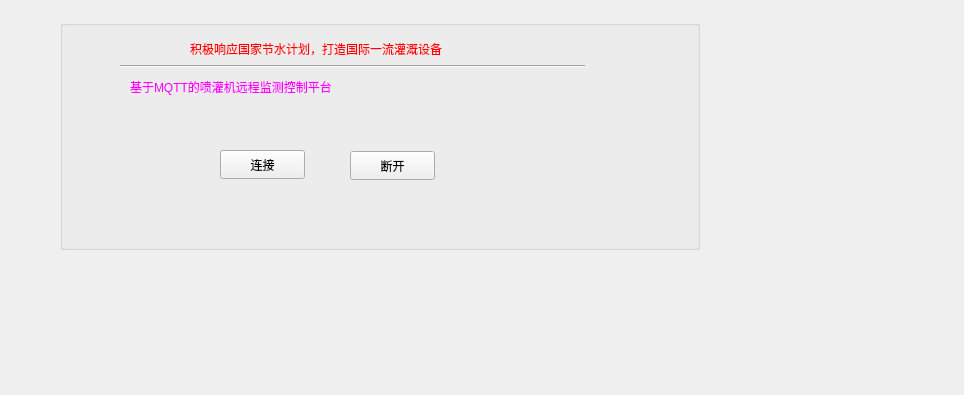
<?xml version="1.0" encoding="UTF-8"?>
<ui version="4.0">
 <class>ConnForm</class>
 <widget class="QWidget" name="ConnForm">
  <property name="geometry">
   <rect>
    <x>0</x>
    <y>0</y>
    <width>964</width>
    <height>395</height>
   </rect>
  </property>
  <property name="maximumSize">
   <size>
    <width>16777215</width>
    <height>16777215</height>
   </size>
  </property>
  <property name="windowTitle">
   <string>Form</string>
  </property>
  <property name="styleSheet">
   <string notr="true"/>
  </property>
  <widget class="QGroupBox" name="groupBox">
   <property name="geometry">
    <rect>
     <x>60</x>
     <y>20</y>
     <width>640</width>
     <height>230</height>
    </rect>
   </property>
   <property name="styleSheet">
    <string notr="true">#groupBox{

background-image: url(:/new/prefix/groupbox3.jpg);
}</string>
   </property>
   <property name="title">
    <string/>
   </property>
   <widget class="Line" name="line">
    <property name="geometry">
     <rect>
      <x>60</x>
      <y>38</y>
      <width>465</width>
      <height>16</height>
     </rect>
    </property>
    <property name="orientation">
     <enum>Qt::Horizontal</enum>
    </property>
   </widget>
   <widget class="QLabel" name="label">
    <property name="geometry">
     <rect>
      <x>70</x>
      <y>50</y>
      <width>451</width>
      <height>33</height>
     </rect>
    </property>
    <property name="styleSheet">
     <string notr="true">color: rgb(255, 0, 255);
font: 20pt &quot;楷体&quot;;</string>
    </property>
    <property name="text">
     <string>基于MQTT的喷灌机远程监测控制平台</string>
    </property>
   </widget>
   <widget class="QLabel" name="label_2">
    <property name="geometry">
     <rect>
      <x>130</x>
      <y>20</y>
      <width>341</width>
      <height>17</height>
     </rect>
    </property>
    <property name="styleSheet">
     <string notr="true">color: rgb(255, 0, 3);
font: 75 11pt &quot;楷体&quot;;</string>
    </property>
    <property name="text">
     <string>积极响应国家节水计划，打造国际一流灌溉设备</string>
    </property>
   </widget>
   <widget class="QLabel" name="label_4">
    <property name="geometry">
     <rect>
      <x>30</x>
      <y>50</y>
      <width>41</width>
      <height>30</height>
     </rect>
    </property>
    <property name="styleSheet">
     <string notr="true">image: url(:/new/prefix1/7.jpg);</string>
    </property>
    <property name="text">
     <string/>
    </property>
   </widget>
   <widget class="QLabel" name="label_3">
    <property name="geometry">
     <rect>
      <x>400</x>
      <y>100</y>
      <width>141</width>
      <height>111</height>
     </rect>
    </property>
    <property name="styleSheet">
     <string notr="true">image: url(:/new/prefix/8.jpg);</string>
    </property>
    <property name="text">
     <string/>
    </property>
   </widget>
   <widget class="QLabel" name="label_5">
    <property name="geometry">
     <rect>
      <x>0</x>
      <y>45</y>
      <width>71</width>
      <height>41</height>
     </rect>
    </property>
    <property name="styleSheet">
     <string notr="true">image: url(:/new/prefi/7.jpg);</string>
    </property>
    <property name="text">
     <string/>
    </property>
   </widget>
   <widget class="QPushButton" name="connButton">
    <property name="enabled">
     <bool>true</bool>
    </property>
    <property name="geometry">
     <rect>
      <x>160</x>
      <y>130</y>
      <width>85</width>
      <height>29</height>
     </rect>
    </property>
    <property name="styleSheet">
     <string notr="true">font: 10pt &quot;楷体&quot;;</string>
    </property>
    <property name="text">
     <string>连接</string>
    </property>
   </widget>
   <widget class="QPushButton" name="disconnButton">
    <property name="geometry">
     <rect>
      <x>290</x>
      <y>131</y>
      <width>85</width>
      <height>29</height>
     </rect>
    </property>
    <property name="styleSheet">
     <string notr="true">font: 10pt &quot;楷体&quot;;</string>
    </property>
    <property name="text">
     <string>断开</string>
    </property>
   </widget>
  </widget>
 </widget>
 <tabstops>
  <tabstop>connButton</tabstop>
  <tabstop>disconnButton</tabstop>
 </tabstops>
 <resources/>
 <connections>
  <connection>
   <sender>disconnButton</sender>
   <signal>clicked()</signal>
   <receiver>ConnForm</receiver>
   <slot>onDisconnect()</slot>
   <hints>
    <hint type="sourcelabel">
     <x>691</x>
     <y>69</y>
    </hint>
    <hint type="destinationlabel">
     <x>529</x>
     <y>67</y>
    </hint>
   </hints>
  </connection>
  <connection>
   <sender>connButton</sender>
   <signal>clicked()</signal>
   <receiver>ConnForm</receiver>
   <slot>onConnect()</slot>
   <hints>
    <hint type="sourcelabel">
     <x>691</x>
     <y>33</y>
    </hint>
    <hint type="destinationlabel">
     <x>533</x>
     <y>17</y>
    </hint>
   </hints>
  </connection>
 </connections>
 <slots>
  <slot>onConnect()</slot>
  <slot>onDisconnect()</slot>
 </slots>
</ui>
